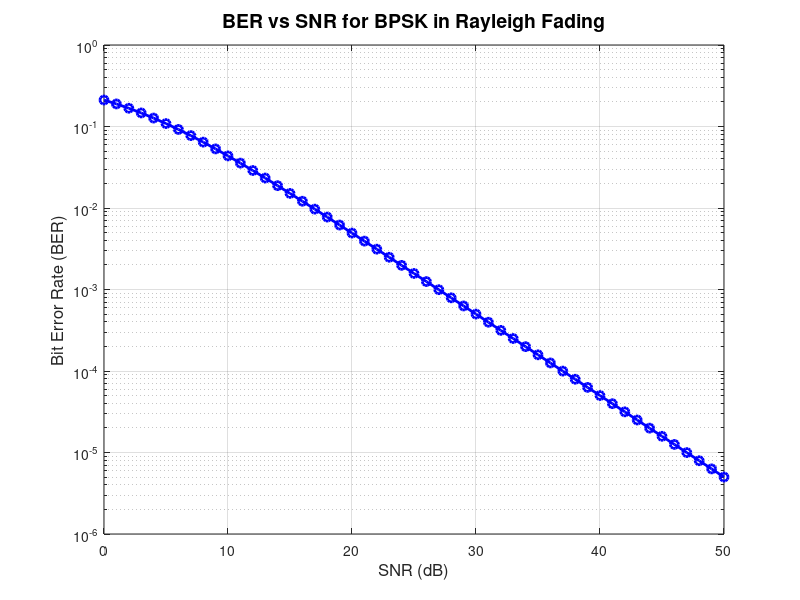

Reproduce this figure in MATLAB.
clc;
clear all;

% Number of bits (not used in analytical formula, relevant for simulation)
N = 1000000;

% SNR range in dB
SNRdb = 0:50;

% Preallocate BER array
BER = zeros(size(SNRdb));

% Compute BER for each SNR
for k = 1:length(SNRdb)
    SNR = 10^(SNRdb(k)/10); % Convert dB to linear
    BER(k) = 0.5 * (1 - sqrt(SNR/(2+SNR))); % BPSK in Rayleigh fading
end

% Convert BER to dB if desired
BERdb = 10*log10(BER);

% Plot BER vs SNR (log scale is standard)
figure;
semilogy(SNRdb, BER, 'b-o', 'LineWidth', 2);
grid on;
xlabel('SNR (dB)', 'fontsize', 12);
ylabel('Bit Error Rate (BER)', 'fontsize', 12);
title('BER vs SNR for BPSK in Rayleigh Fading', 'fontsize', 14);
